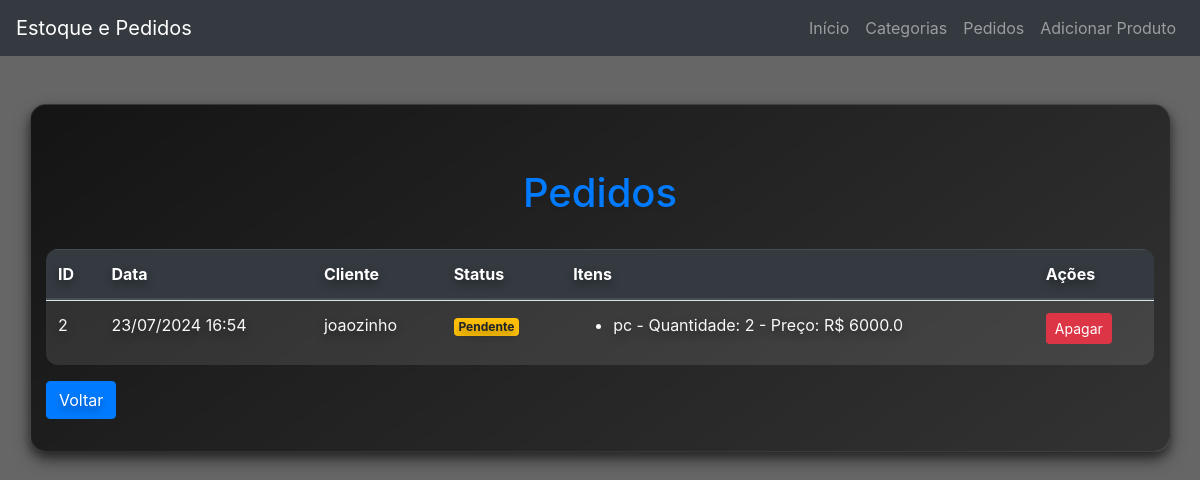
The page /orders on the database as committed earlier.
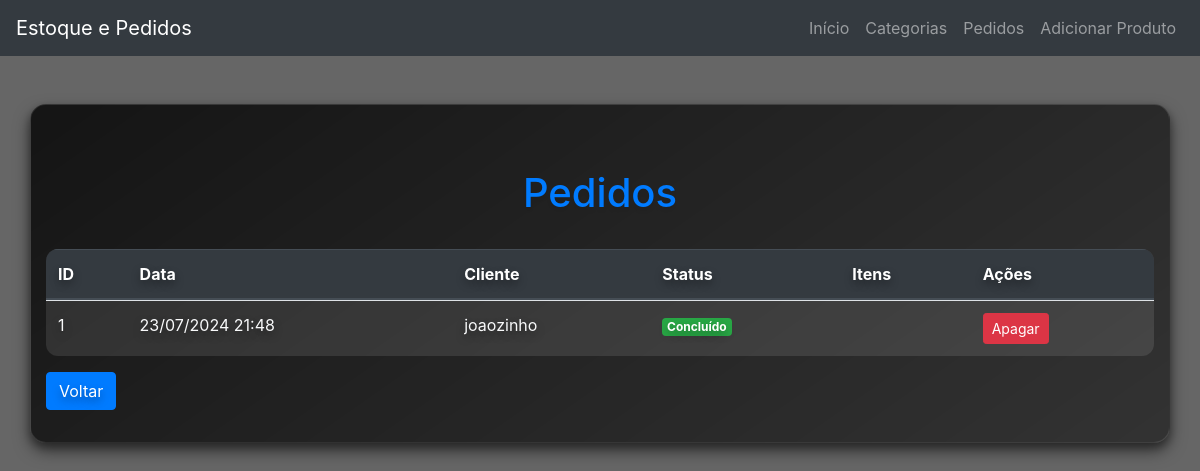
The same page on the database as committed later.
### app/models.py (models this page shows)
class Order(db.Model):
    __tablename__ = 'orders'
    id = db.Column(db.Integer, primary_key=True)
    data = db.Column(db.DateTime, nullable=False)
    client = db.Column(db.String(100), nullable=False)
    status = db.Column(db.String(50), nullable=False)
    items = db.relationship('OrderedItem', backref='order', lazy=True)

class OrderedItem(db.Model):
    __tablename__ = 'ordered_items'
    id = db.Column(db.Integer, primary_key=True)
    order_id = db.Column(db.Integer, db.ForeignKey('orders.id'), nullable=False)
    product_id = db.Column(db.Integer, db.ForeignKey('products.id'), nullable=False)
    amount = db.Column(db.Integer, nullable=False)
    unit_price = db.Column(db.Float, nullable=False)

class Product(db.Model):
    __tablename__ = 'products'
    id = db.Column(db.Integer, primary_key=True)
    name = db.Column(db.String(100), nullable=False)
    description = db.Column(db.String(200))
    price = db.Column(db.Float, nullable=False)
    quantity_in_stock = db.Column(db.Integer, nullable=False)
    category_id = db.Column(db.Integer, db.ForeignKey('categories.id'), nullable=False)
    image_url = db.Column(db.String(255))
    ordered_items = db.relationship('OrderedItem', backref='product', cascade='all, delete-orphan')

### app/routes.py (the view, shortened to what this page needs)
@app.route('/orders', methods=['GET', 'POST'])
def orders():
    orders = Order.query.all()
    delete_form = DeleteOrderForm()
    return render_template('pedidos.html', orders=orders, delete_form=delete_form)

### app/forms.py
class DeleteOrderForm(FlaskForm):
    submit = SubmitField('Apagar')

### app/templates/pedidos.html (shortened to what this page needs)
{% extends 'base.html' %}
{% block content %}
    <h1 class="page-title">Pedidos</h1>
    <table class="table table-hover mt-3">
        <thead class="thead-dark">
            <tr>
                <th>ID</th>
                <th>Data</th>
                <th>Cliente</th>
                <th>Status</th>
                <th>Itens</th>
                <th>Ações</th>
            </tr>
        </thead>
        <tbody>
            {% for order in orders %}
            <tr>
                <td>{{ order.id }}</td>
                <td>{{ order.data.strftime('%d/%m/%Y %H:%M') }}</td>
                <td>{{ order.client }}</td>
                <td>
                    {% if order.status == 'Cancelado' %}
                        <span class="badge badge-danger">Cancelado</span>
                    {% elif order.status == 'Pendente' %}
                        <span class="badge badge-warning">Pendente</span>
                    {% elif order.status == 'Concluído' %}
                        <span class="badge badge-success">Concluído</span>
                    {% else %}
                        <span class="badge badge-secondary">Desconhecido</span>
                    {% endif %}
                </td>
                <td>
                    <ul>
                        {% for item in order.items %}
                        <li>{{ item.product.name }} - Quantidade: {{ item.amount }} - Preço: R$ {{ item.unit_price }}</li>
                        {% endfor %}
                    </ul>
                </td>
                <td>
                    <form action="{{ url_for('delete_order', order_id=order.id) }}" method="POST" style="display:inline;">
                        {{ delete_form.submit(class="btn btn-danger btn-sm") }}
                    </form>
                </td>
            </tr>
            {% endfor %}
        </tbody>
    </table>
    <a class="btn btn-primary" href="{{ url_for('index') }}">Voltar</a>
{% endblock %}

Rows that differ between the two databases and show on the page:
removed Order: id "2", data "23/07/2024 16:54", client "joaozinho", status "Pendente"
removed OrderedItem: product.name "pc", amount "2", unit_price "6000.0"
added Order: id "1", data "23/07/2024 21:48", client "joaozinho", status "Concluído"
